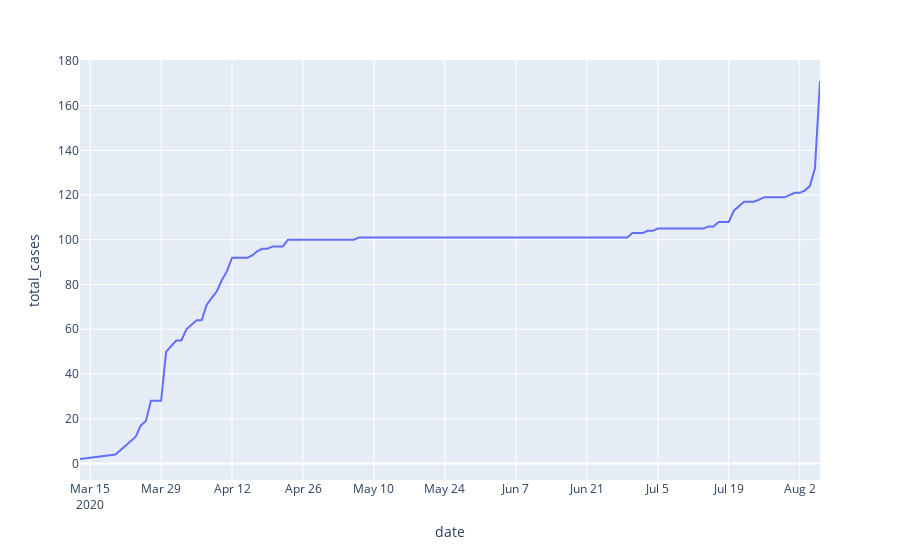

Notebook code cell kept with this figure:
### Code cell
#irisdf.set_index(['date'],inplace=True)
irisdf.values.reshape(-1, 1)
fig = px.line(irisdf, x='date', y='total_cases')
fig.show()
first_col = irisdf['date']
#first_col.reshape(-1, 1)
second_col = irisdf['total_cases']
#second_col.reshape(-1, 1)

diabetes_X_train = first_col[:-100]
diabetes_X_test = first_col[-100:]
diabetes_Y_train =second_col[:-100]
diabetes_Y_test = second_col[-100:]
# Create linear regression object
regr = LinearRegression()

# Train the model using the training sets
regr.fit(diabetes_X_train, diabetes_Y_train)

# Make predictions using the testing set
diabetes_Y_pred = regr.predict(diabetes_X_test)

# The coefficients
print('Coefficients: \n', regr.coef_)
# The mean squared error
print('Mean squared error: %.2f'
      % mean_squared_error(diabetes_Y_test, diabetes_y_pred))
# The coefficient of determination: 1 is perfect prediction
print('Coefficient of determination: %.2f'
      % r2_score(diabetes_Y_test, diabetes_y_pred))

# Plot outputs
plt.scatter(diabetes_X_test, diabetes_Y_test,  color='black')
plt.plot(diabetes_X_test,diabetes_Y_pred, color='blue', linewidth=3)

plt.xticks(())
plt.yticks(())

plt.show()
#diabetes_X.dtype

### Figure 1 — Plotly figure (JSON) as saved in the notebook; plotly's stock layout.template omitted (floating-point values rounded to 4 significant figures; data arrays with more than 128 entries replaced by an {"elided": "..."} marker saying what was removed)
{"data": [{"hovertemplate": "date=%{x}<br>total_cases=%{y}<extra></extra>", "legendgroup": "", "line": {"color": "#636efa", "dash": "solid"}, "mode": "lines", "name": "", "orientation": "v", "showlegend": false, "type": "scatter", "x": {"elided": "137 str values"}, "xaxis": "x", "y": {"elided": "137 int values"}, "yaxis": "y"}], "layout": {"legend": {"tracegroupgap": 0}, "margin": {"t": 60}, "xaxis": {"anchor": "y", "domain": [0, 1], "title": {"text": "date"}}, "yaxis": {"anchor": "x", "domain": [0, 1], "title": {"text": "total_cases"}}}}
